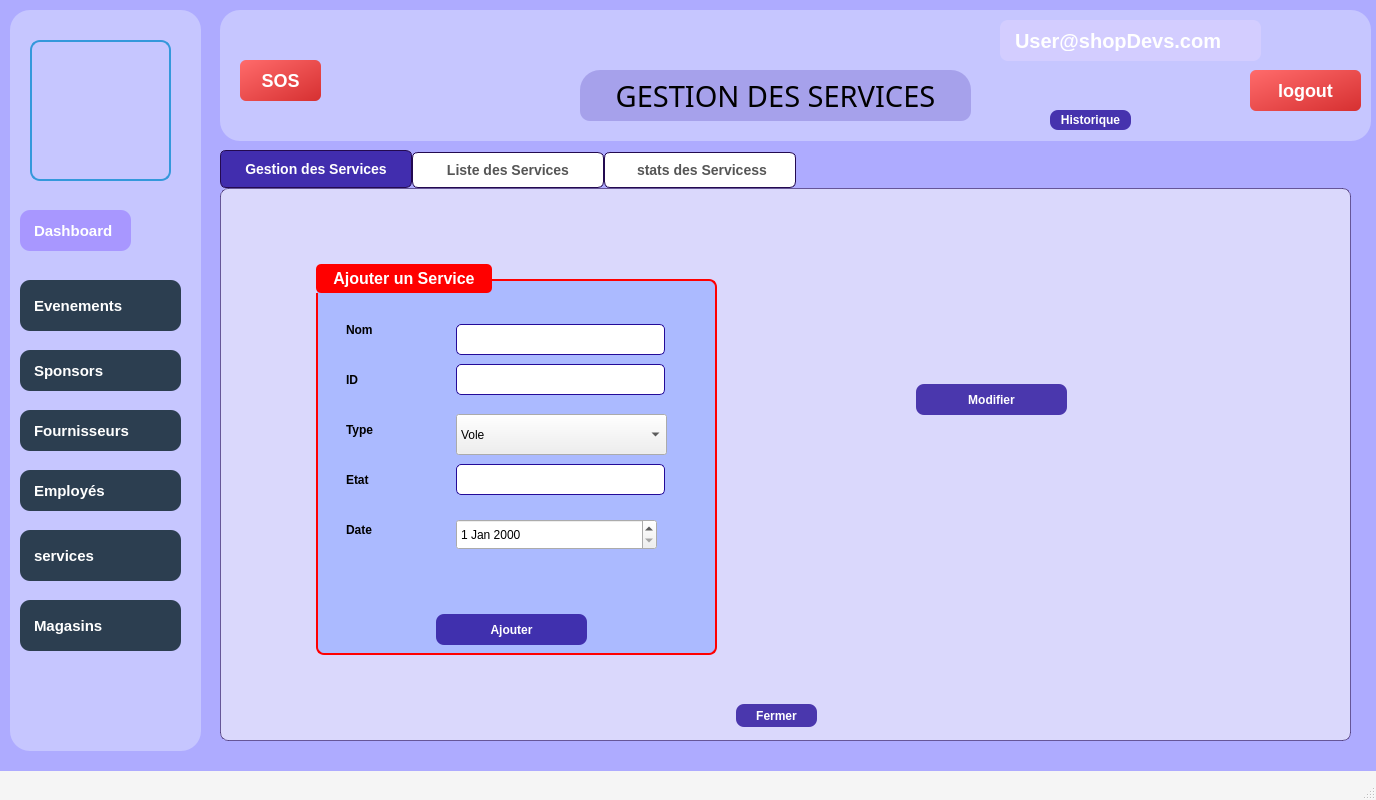
<?xml version="1.0" encoding="UTF-8"?>
<ui version="4.0">
 <class>MainApplication</class>
 <widget class="QMainWindow" name="MainApplication">
  <property name="geometry">
   <rect>
    <x>0</x>
    <y>0</y>
    <width>1376</width>
    <height>800</height>
   </rect>
  </property>
  <property name="windowTitle">
   <string>MainWindow</string>
  </property>
  <property name="styleSheet">
   <string notr="true">QMainWindow {
    background-color: #F5F5F5;  
}
</string>
  </property>
  <widget class="QWidget" name="centralwidget">
   <widget class="QTabWidget" name="tabWidget">
    <property name="geometry">
     <rect>
      <x>220</x>
      <y>150</y>
      <width>1131</width>
      <height>591</height>
     </rect>
    </property>
    <property name="styleSheet">
     <string notr="true">/* 🔹 Tab Widget Background */
QTabWidget::pane {

   border: 1px solid rgba(35, 10, 80, 150); /* Darker purple, semi-transparent */
    background: rgba(248, 249, 250, 150); /* Light neutral with transparency */
    border-radius: 8px;
    padding: 5px;
}

/* 🔹 Tab Bar (The Strip Holding Tabs) */
QTabBar::tab {
    background: white;
    border: 1px solid #230A50; /* Darker purple, thin border */
    padding: 10px 20px;
    border-radius: 6px 6px 0px 0px;
    font-size: 14px;
    font-weight: bold;
    color: #555;
    transition: all 0.3s ease-in-out;
    min-width: 150px;
}

/* 🔹 Hover Effect */
QTabBar::tab:hover {
    background: qlineargradient(spread:pad, x1:0, y1:0, x2:0, y2:1, 
        stop:0 #5A1E8B, /* Dark purple */
        stop:1 #230A50); /* Even darker purple */
    color: white;
    border-color: #230A50; /* Darker purple */
}

/* 🔹 Selected Tab */
QTabBar::tab:selected {
    background: rgba(35,10,152,200); /* Blue */
    color: white;
    border-color: #230A50; /* Darker purple */
}

/* 🔹 Unselected Tabs */
QTabBar::tab:!selected {
    margin-top: 2px;
}

/* 🔹 Close Button on Tabs (if enabled) */
QTabBar::close-button {
    image: url(:/icons/close.png);
    padding: 5px;
}

QTabBar::close-button:hover {
    image: url(:/icons/close_hover.png);
}

</string>
    </property>
    <property name="currentIndex">
     <number>0</number>
    </property>
    <widget class="QWidget" name="tab1">
     <property name="styleSheet">
      <string notr="true"/>
     </property>
     <attribute name="title">
      <string>Gestion des Services</string>
     </attribute>
     <widget class="QGroupBox" name="Sp_GroupBox_2">
      <property name="geometry">
       <rect>
        <x>90</x>
        <y>70</y>
        <width>401</width>
        <height>391</height>
       </rect>
      </property>
      <property name="styleSheet">
       <string notr="true">QGroupBox {
    background-color: rgb(171, 186, 255);
    border: 2px solid red; /* Red border */
    border-radius: 8px;
    font-size: 16px;
    font-weight: bold;
    color: white;
    padding: 10px;
    margin-top: 15px;
}

QGroupBox::title {
    subcontrol-origin: margin;
    subcontrol-position: top left;
    padding: 5px 15px;
    background-color: red; /* Red title background */
    color: white;
    border-radius: 5px;
}
</string>
      </property>
      <property name="title">
       <string>Ajouter un Service</string>
      </property>
      <widget class="QLabel" name="Sp_Label_Nom_2">
       <property name="geometry">
        <rect>
         <x>30</x>
         <y>100</y>
         <width>99</width>
         <height>31</height>
        </rect>
       </property>
       <property name="font">
        <font>
         <pointsize>9</pointsize>
         <bold>true</bold>
        </font>
       </property>
       <property name="text">
        <string>ID</string>
       </property>
      </widget>
      <widget class="QLabel" name="Sp_Label_DA_2">
       <property name="geometry">
        <rect>
         <x>30</x>
         <y>250</y>
         <width>101</width>
         <height>31</height>
        </rect>
       </property>
       <property name="font">
        <font>
         <pointsize>9</pointsize>
         <bold>true</bold>
        </font>
       </property>
       <property name="text">
        <string>Date</string>
       </property>
      </widget>
      <widget class="QLineEdit" name="Sp_Line_Nom_2">
       <property name="geometry">
        <rect>
         <x>140</x>
         <y>60</y>
         <width>209</width>
         <height>31</height>
        </rect>
       </property>
       <property name="styleSheet">
        <string notr="true">QLineEdit {
		border: 1px solid #230a98;
		border-radius: 5px;
}
QLineEdit:hover {
		border: 1px solid #7359f0;
}</string>
       </property>
      </widget>
      <widget class="QLabel" name="Sp_Label_ID_2">
       <property name="geometry">
        <rect>
         <x>30</x>
         <y>50</y>
         <width>99</width>
         <height>31</height>
        </rect>
       </property>
       <property name="font">
        <font>
         <pointsize>9</pointsize>
         <bold>true</bold>
        </font>
       </property>
       <property name="text">
        <string>Nom </string>
       </property>
      </widget>
      <widget class="QLabel" name="Sp_Label_CIN_2">
       <property name="geometry">
        <rect>
         <x>30</x>
         <y>150</y>
         <width>99</width>
         <height>31</height>
        </rect>
       </property>
       <property name="font">
        <font>
         <pointsize>9</pointsize>
         <bold>true</bold>
        </font>
       </property>
       <property name="text">
        <string>Type</string>
       </property>
      </widget>
      <widget class="QLabel" name="Sp_Label_Email_2">
       <property name="geometry">
        <rect>
         <x>30</x>
         <y>200</y>
         <width>99</width>
         <height>31</height>
        </rect>
       </property>
       <property name="font">
        <font>
         <pointsize>9</pointsize>
         <bold>true</bold>
        </font>
       </property>
       <property name="text">
        <string>Etat</string>
       </property>
      </widget>
      <widget class="QLineEdit" name="Sp_Line_Email_2">
       <property name="geometry">
        <rect>
         <x>140</x>
         <y>200</y>
         <width>209</width>
         <height>31</height>
        </rect>
       </property>
       <property name="styleSheet">
        <string notr="true">QLineEdit {
		border: 1px solid #230a98;
		border-radius: 5px;
}
QLineEdit:hover {
		border: 1px solid #7359f0;
}</string>
       </property>
      </widget>
      <widget class="QPushButton" name="Sp_Button_Ajouter">
       <property name="geometry">
        <rect>
         <x>120</x>
         <y>350</y>
         <width>151</width>
         <height>31</height>
        </rect>
       </property>
       <property name="font">
        <font>
         <bold>true</bold>
        </font>
       </property>
       <property name="styleSheet">
        <string notr="true">QPushButton {
background-color: rgba(35,10,152, 200);
border-radius: 8px;
color: white;
}
QPushButton:hover {
background-color: qlineargradient(spread:pad, x1:0, y1:0, x2:0, y2:1, stop:0 rgba(117, 201, 187, 200), stop:1 rgba(35,10,152, 200));
}</string>
       </property>
       <property name="text">
        <string>Ajouter</string>
       </property>
      </widget>
      <widget class="QComboBox" name="comboBox">
       <property name="geometry">
        <rect>
         <x>140</x>
         <y>150</y>
         <width>211</width>
         <height>41</height>
        </rect>
       </property>
       <item>
        <property name="text">
         <string>Vole</string>
        </property>
       </item>
       <item>
        <property name="text">
         <string>Nettouyage</string>
        </property>
       </item>
       <item>
        <property name="text">
         <string>Maintenance</string>
        </property>
       </item>
       <item>
        <property name="text">
         <string>Perte</string>
        </property>
       </item>
      </widget>
      <widget class="QDateEdit" name="dateEdit">
       <property name="geometry">
        <rect>
         <x>140</x>
         <y>255</y>
         <width>201</width>
         <height>31</height>
        </rect>
       </property>
      </widget>
      <widget class="QLineEdit" name="Sp_Line_ID_2">
       <property name="geometry">
        <rect>
         <x>140</x>
         <y>100</y>
         <width>209</width>
         <height>31</height>
        </rect>
       </property>
       <property name="styleSheet">
        <string notr="true">QLineEdit {
		border: 1px solid #230a98;
		border-radius: 5px;
}
QLineEdit:hover {
		border: 1px solid #7359f0;
}</string>
       </property>
       <property name="echoMode">
        <enum>QLineEdit::EchoMode::Normal</enum>
       </property>
      </widget>
     </widget>
     <widget class="QPushButton" name="Sp_Button_Fermer_2">
      <property name="geometry">
       <rect>
        <x>510</x>
        <y>510</y>
        <width>81</width>
        <height>23</height>
       </rect>
      </property>
      <property name="font">
       <font>
        <bold>true</bold>
       </font>
      </property>
      <property name="styleSheet">
       <string notr="true">QPushButton {
background-color: rgba(35,10,152, 200);
border-radius: 8px;
color: white;
}
QPushButton:hover {
background-color: qlineargradient(spread:pad, x1:0, y1:0, x2:0, y2:1, stop:0 rgba(117, 201, 187, 200), stop:1 rgba(35,10,152, 200));
}</string>
      </property>
      <property name="text">
       <string>Fermer</string>
      </property>
     </widget>
     <widget class="QLabel" name="label">
      <property name="geometry">
       <rect>
        <x>0</x>
        <y>0</y>
        <width>1131</width>
        <height>541</height>
       </rect>
      </property>
      <property name="styleSheet">
       <string notr="true">background-image: url(:/imgs/background.png);</string>
      </property>
      <property name="text">
       <string/>
      </property>
     </widget>
     <widget class="QPushButton" name="Sp_Button_Modifier_3">
      <property name="geometry">
       <rect>
        <x>690</x>
        <y>190</y>
        <width>151</width>
        <height>31</height>
       </rect>
      </property>
      <property name="font">
       <font>
        <bold>true</bold>
       </font>
      </property>
      <property name="styleSheet">
       <string notr="true">QPushButton {
background-color: rgba(35,10,152, 200);
border-radius: 8px;
color: white;
}
QPushButton:hover {
background-color: qlineargradient(spread:pad, x1:0, y1:0, x2:0, y2:1, stop:0 rgba(117, 201, 187, 200), stop:1 rgba(35,10,152, 200));
}</string>
      </property>
      <property name="text">
       <string>Modifier</string>
      </property>
     </widget>
     <zorder>label</zorder>
     <zorder>Sp_GroupBox_2</zorder>
     <zorder>Sp_Button_Fermer_2</zorder>
     <zorder>Sp_Button_Modifier_3</zorder>
    </widget>
    <widget class="QWidget" name="tab_2">
     <attribute name="title">
      <string>Liste des Services</string>
     </attribute>
     <widget class="QPushButton" name="Sp_Button_Tri_Nom">
      <property name="geometry">
       <rect>
        <x>90</x>
        <y>440</y>
        <width>81</width>
        <height>31</height>
       </rect>
      </property>
      <property name="styleSheet">
       <string notr="true">QPushButton {
background-color: rgba(35,10,152, 200);
border-radius: 8px;
color: white;
}
QPushButton:hover {
background-color: qlineargradient(spread:pad, x1:0, y1:0, x2:0, y2:1, stop:0 rgba(117, 201, 187, 200), stop:1 rgba(35,10,152, 200));
}</string>
      </property>
      <property name="text">
       <string>Type</string>
      </property>
     </widget>
     <widget class="QPushButton" name="Sp_Button_Tri_Type">
      <property name="geometry">
       <rect>
        <x>180</x>
        <y>440</y>
        <width>81</width>
        <height>31</height>
       </rect>
      </property>
      <property name="styleSheet">
       <string notr="true">QPushButton {
background-color: rgba(35,10,152, 200);
border-radius: 8px;
color: white;
}
QPushButton:hover {
background-color: qlineargradient(spread:pad, x1:0, y1:0, x2:0, y2:1, stop:0 rgba(117, 201, 187, 200), stop:1 rgba(35,10,152, 200));
}</string>
      </property>
      <property name="text">
       <string>ID</string>
      </property>
     </widget>
     <widget class="QLabel" name="Sp_Label_Recherche">
      <property name="geometry">
       <rect>
        <x>840</x>
        <y>450</y>
        <width>81</width>
        <height>31</height>
       </rect>
      </property>
      <property name="font">
       <font>
        <bold>true</bold>
       </font>
      </property>
      <property name="text">
       <string>Recherche :</string>
      </property>
     </widget>
     <widget class="QTableView" name="Sp_TableView_Res">
      <property name="geometry">
       <rect>
        <x>10</x>
        <y>80</y>
        <width>1091</width>
        <height>331</height>
       </rect>
      </property>
      <property name="styleSheet">
       <string notr="true">background-color:rgba(35,10,152, 50);</string>
      </property>
     </widget>
     <widget class="QLineEdit" name="Sp_Line_Recherche">
      <property name="geometry">
       <rect>
        <x>930</x>
        <y>450</y>
        <width>181</width>
        <height>31</height>
       </rect>
      </property>
      <property name="styleSheet">
       <string notr="true">QLineEdit {
		border: 1px solid #230a98;
		border-radius: 5px;
}
QLineEdit:hover {
		border: 1px solid #7359f0;
}</string>
      </property>
      <property name="inputMask">
       <string/>
      </property>
      <property name="placeholderText">
       <string>Par type</string>
      </property>
     </widget>
     <widget class="QLabel" name="Sp_Label_TriPar">
      <property name="geometry">
       <rect>
        <x>10</x>
        <y>440</y>
        <width>71</width>
        <height>31</height>
       </rect>
      </property>
      <property name="font">
       <font>
        <bold>true</bold>
       </font>
      </property>
      <property name="text">
       <string>Tri par :</string>
      </property>
     </widget>
     <widget class="QPushButton" name="Sp_Button_Fermer">
      <property name="geometry">
       <rect>
        <x>510</x>
        <y>510</y>
        <width>81</width>
        <height>23</height>
       </rect>
      </property>
      <property name="font">
       <font>
        <bold>true</bold>
       </font>
      </property>
      <property name="styleSheet">
       <string notr="true">QPushButton {
background-color: rgba(35,10,152, 200);
border-radius: 8px;
color: white;
}
QPushButton:hover {
background-color: qlineargradient(spread:pad, x1:0, y1:0, x2:0, y2:1, stop:0 rgba(117, 201, 187, 200), stop:1 rgba(35,10,152, 200));
}</string>
      </property>
      <property name="text">
       <string>Fermer</string>
      </property>
     </widget>
     <widget class="QLabel" name="Sp_Label_InfoAffichage">
      <property name="geometry">
       <rect>
        <x>300</x>
        <y>20</y>
        <width>511</width>
        <height>41</height>
       </rect>
      </property>
      <property name="styleSheet">
       <string notr="true">background-color: rgba(35,10,152, 0);
border: 1px solid #230a98;
border-radius: 10px;
</string>
      </property>
      <property name="text">
       <string/>
      </property>
      <property name="alignment">
       <set>Qt::AlignmentFlag::AlignCenter</set>
      </property>
     </widget>
     <widget class="QPushButton" name="Sp_Button_ExportPDF">
      <property name="geometry">
       <rect>
        <x>1020</x>
        <y>30</y>
        <width>81</width>
        <height>31</height>
       </rect>
      </property>
      <property name="styleSheet">
       <string notr="true">QPushButton {
background-color: rgba(35,10,152, 200);
border-radius: 8px;
color: white;
}
QPushButton:hover {
background-color: qlineargradient(spread:pad, x1:0, y1:0, x2:0, y2:1, stop:0 rgba(117, 201, 187, 200), stop:1 rgba(35,10,152, 200));
}</string>
      </property>
      <property name="text">
       <string>Export PDF</string>
      </property>
     </widget>
     <widget class="QLabel" name="label_2">
      <property name="geometry">
       <rect>
        <x>-10</x>
        <y>-10</y>
        <width>1151</width>
        <height>551</height>
       </rect>
      </property>
      <property name="styleSheet">
       <string notr="true">background-image: url(:/imgs/backgroundservice.png);</string>
      </property>
      <property name="text">
       <string/>
      </property>
     </widget>
     <widget class="QPushButton" name="Sp_Button_Modifier_4">
      <property name="geometry">
       <rect>
        <x>280</x>
        <y>440</y>
        <width>151</width>
        <height>31</height>
       </rect>
      </property>
      <property name="font">
       <font>
        <bold>true</bold>
       </font>
      </property>
      <property name="styleSheet">
       <string notr="true">QPushButton {
background-color: rgba(35,10,152, 200);
border-radius: 8px;
color: white;
}
QPushButton:hover {
background-color: qlineargradient(spread:pad, x1:0, y1:0, x2:0, y2:1, stop:0 rgba(117, 201, 187, 200), stop:1 rgba(35,10,152, 200));
}</string>
      </property>
      <property name="text">
       <string>Supprimer</string>
      </property>
     </widget>
     <zorder>label_2</zorder>
     <zorder>Sp_Button_Tri_Nom</zorder>
     <zorder>Sp_Button_Tri_Type</zorder>
     <zorder>Sp_Label_Recherche</zorder>
     <zorder>Sp_TableView_Res</zorder>
     <zorder>Sp_Line_Recherche</zorder>
     <zorder>Sp_Label_TriPar</zorder>
     <zorder>Sp_Button_Fermer</zorder>
     <zorder>Sp_Label_InfoAffichage</zorder>
     <zorder>Sp_Button_ExportPDF</zorder>
     <zorder>Sp_Button_Modifier_4</zorder>
    </widget>
    <widget class="QWidget" name="tab_3">
     <attribute name="title">
      <string> stats des Servicess</string>
     </attribute>
     <widget class="QPushButton" name="pushButton_7">
      <property name="geometry">
       <rect>
        <x>920</x>
        <y>450</y>
        <width>171</width>
        <height>41</height>
       </rect>
      </property>
      <property name="styleSheet">
       <string notr="true">QPushButton {
background-color: rgba(35,10,152, 200);
border-radius: 8px;
color: white;
}
QPushButton:hover {
background-color: qlineargradient(spread:pad, x1:0, y1:0, x2:0, y2:1, stop:0 rgba(117, 201, 187, 200), stop:1 rgba(35,10,152, 200));
}</string>
      </property>
      <property name="text">
       <string>Exporter en PDF</string>
      </property>
     </widget>
     <widget class="QLabel" name="Sp_Label_Stats">
      <property name="geometry">
       <rect>
        <x>280</x>
        <y>50</y>
        <width>570</width>
        <height>431</height>
       </rect>
      </property>
      <property name="text">
       <string/>
      </property>
     </widget>
     <widget class="QPushButton" name="Sp_Button_Fermer_4">
      <property name="geometry">
       <rect>
        <x>510</x>
        <y>510</y>
        <width>81</width>
        <height>23</height>
       </rect>
      </property>
      <property name="font">
       <font>
        <bold>true</bold>
       </font>
      </property>
      <property name="styleSheet">
       <string notr="true">QPushButton {
background-color: rgba(35,10,152, 200);
border-radius: 8px;
color: white;
}
QPushButton:hover {
background-color: qlineargradient(spread:pad, x1:0, y1:0, x2:0, y2:1, stop:0 rgba(117, 201, 187, 200), stop:1 rgba(35,10,152, 200));
}</string>
      </property>
      <property name="text">
       <string>Fermer</string>
      </property>
     </widget>
     <widget class="QLabel" name="label_4">
      <property name="geometry">
       <rect>
        <x>-20</x>
        <y>-10</y>
        <width>1131</width>
        <height>541</height>
       </rect>
      </property>
      <property name="styleSheet">
       <string notr="true">background-image: url(:/imgs/backgroundservice.png);</string>
      </property>
      <property name="text">
       <string/>
      </property>
     </widget>
     <zorder>label_4</zorder>
     <zorder>pushButton_7</zorder>
     <zorder>Sp_Label_Stats</zorder>
     <zorder>Sp_Button_Fermer_4</zorder>
    </widget>
   </widget>
   <widget class="QLabel" name="Bg_imzge">
    <property name="enabled">
     <bool>true</bool>
    </property>
    <property name="geometry">
     <rect>
      <x>0</x>
      <y>0</y>
      <width>1381</width>
      <height>771</height>
     </rect>
    </property>
    <property name="minimumSize">
     <size>
      <width>1201</width>
      <height>0</height>
     </size>
    </property>
    <property name="styleSheet">
     <string notr="true">QLabel {
    color: red; /* Text color */
    background-color: rgb(174, 171, 255) /* Background color */
}
</string>
    </property>
    <property name="text">
     <string/>
    </property>
   </widget>
   <widget class="QFrame" name="frame">
    <property name="geometry">
     <rect>
      <x>10</x>
      <y>10</y>
      <width>191</width>
      <height>741</height>
     </rect>
    </property>
    <property name="styleSheet">
     <string notr="true">background-color: rgb(198, 198, 255);
border-radius : 20px</string>
    </property>
    <property name="frameShape">
     <enum>QFrame::Shape::StyledPanel</enum>
    </property>
    <property name="frameShadow">
     <enum>QFrame::Shadow::Raised</enum>
    </property>
    <widget class="QLabel" name="label_5">
     <property name="geometry">
      <rect>
       <x>20</x>
       <y>30</y>
       <width>141</width>
       <height>141</height>
      </rect>
     </property>
     <property name="styleSheet">
      <string notr="true">
QLabel {
    background-color: transparent; /* Makes background transparent */
    border: 2px solid #3498db; /* Adds a blue border */
    border-radius: 10px; /* Rounds the corners */
    padding: 5px; /* Adds space inside the label */image : url(:/imgs/logo.png)
}
</string>
     </property>
     <property name="text">
      <string/>
     </property>
    </widget>
    <widget class="QLabel" name="label_9">
     <property name="geometry">
      <rect>
       <x>10</x>
       <y>200</y>
       <width>111</width>
       <height>41</height>
      </rect>
     </property>
     <property name="styleSheet">
      <string notr="true">QLabel {
    color: white;
    background-color: rgb(168, 151, 255); /* Dark blue */
    font-size: 15px;
    font-weight: bold;
    padding: 10px;
    border-radius: 10px;
    text-align: center;
    text-shadow: 2px 2px 5px rgba(0, 0, 0, 0.5); /* Adds a shadow effect */
}

</string>
     </property>
     <property name="text">
      <string>Dashboard</string>
     </property>
    </widget>
    <widget class="QLabel" name="label_10">
     <property name="geometry">
      <rect>
       <x>10</x>
       <y>460</y>
       <width>161</width>
       <height>41</height>
      </rect>
     </property>
     <property name="styleSheet">
      <string notr="true">QLabel {
    color: white;
    background-color: #2c3e50; /* Dark blue */
    font-size: 15px;
    font-weight: bold;
    padding: 10px;
    border-radius: 10px;
    text-align: center;
    text-shadow: 2px 2px 5px rgba(0, 0, 0, 0.5); /* Adds a shadow effect */
}

</string>
     </property>
     <property name="text">
      <string>Employés</string>
     </property>
    </widget>
    <widget class="QLabel" name="label_11">
     <property name="geometry">
      <rect>
       <x>10</x>
       <y>340</y>
       <width>161</width>
       <height>41</height>
      </rect>
     </property>
     <property name="styleSheet">
      <string notr="true">QLabel {
    color: white;
    background-color: #2c3e50; /* Dark blue */
    font-size: 15px;
    font-weight: bold;
    padding: 10px;
    border-radius: 10px;
    text-align: center;
    text-shadow: 2px 2px 5px rgba(0, 0, 0, 0.5); /* Adds a shadow effect */
}

</string>
     </property>
     <property name="text">
      <string>Sponsors</string>
     </property>
    </widget>
    <widget class="QLabel" name="label_12">
     <property name="geometry">
      <rect>
       <x>10</x>
       <y>400</y>
       <width>161</width>
       <height>41</height>
      </rect>
     </property>
     <property name="styleSheet">
      <string notr="true">QLabel {
    color: white;
    background-color: #2c3e50; /* Dark blue */
    font-size: 15px;
    font-weight: bold;
    padding: 10px;
    border-radius: 10px;
    text-align: center;
    text-shadow: 2px 2px 5px rgba(0, 0, 0, 0.5); /* Adds a shadow effect */
}

</string>
     </property>
     <property name="text">
      <string>Fournisseurs</string>
     </property>
    </widget>
    <widget class="QLabel" name="label_13">
     <property name="geometry">
      <rect>
       <x>10</x>
       <y>520</y>
       <width>161</width>
       <height>51</height>
      </rect>
     </property>
     <property name="styleSheet">
      <string notr="true">QLabel {
    color: white;
    background-color: #2c3e50; /* Dark blue */
    font-size: 15px;
    font-weight: bold;
    padding: 10px;
    border-radius: 10px;
    text-align: center;
    text-shadow: 2px 2px 5px rgba(0, 0, 0, 0.5); /* Adds a shadow effect */
}

</string>
     </property>
     <property name="text">
      <string>services</string>
     </property>
    </widget>
    <widget class="QLabel" name="label_14">
     <property name="geometry">
      <rect>
       <x>10</x>
       <y>590</y>
       <width>161</width>
       <height>51</height>
      </rect>
     </property>
     <property name="styleSheet">
      <string notr="true">QLabel {
    color: white;
    background-color: #2c3e50; /* Dark blue */
    font-size: 15px;
    font-weight: bold;
    padding: 10px;
    border-radius: 10px;
    text-align: center;
    text-shadow: 2px 2px 5px rgba(0, 0, 0, 0.5); /* Adds a shadow effect */
}

</string>
     </property>
     <property name="text">
      <string>Magasins</string>
     </property>
    </widget>
    <widget class="QLabel" name="label_15">
     <property name="geometry">
      <rect>
       <x>10</x>
       <y>270</y>
       <width>161</width>
       <height>51</height>
      </rect>
     </property>
     <property name="styleSheet">
      <string notr="true">QLabel {
    color: white;
    background-color: #2c3e50; /* Dark blue */
    font-size: 15px;
    font-weight: bold;
    padding: 10px;
    border-radius: 10px;
    text-align: center;
    text-shadow: 2px 2px 5px rgba(0, 0, 0, 0.5); /* Adds a shadow effect */
}

</string>
     </property>
     <property name="text">
      <string>Evenements</string>
     </property>
    </widget>
   </widget>
   <widget class="QFrame" name="frame_2">
    <property name="geometry">
     <rect>
      <x>220</x>
      <y>10</y>
      <width>1151</width>
      <height>131</height>
     </rect>
    </property>
    <property name="styleSheet">
     <string notr="true">background-color: rgb(198, 198, 255);
border-radius: 20px;</string>
    </property>
    <property name="frameShape">
     <enum>QFrame::Shape::StyledPanel</enum>
    </property>
    <property name="frameShadow">
     <enum>QFrame::Shadow::Raised</enum>
    </property>
    <widget class="QLabel" name="label_6">
     <property name="geometry">
      <rect>
       <x>780</x>
       <y>10</y>
       <width>261</width>
       <height>41</height>
      </rect>
     </property>
     <property name="styleSheet">
      <string notr="true">QLabel {
    color: white; /* Text color */
    background-color: rgb(211, 205, 255); /* Blue background */
    font-size: 20px; /* Text size */
    font-weight: bold; /* Bold text */
    padding: 10px; /* Space inside the label */
    border-radius: 8px; /* Rounded corners */
    text-align: center; /* Centers text */
}
</string>
     </property>
     <property name="text">
      <string>User@shopDevs.com</string>
     </property>
    </widget>
    <widget class="QLabel" name="Sp_Label_Titre">
     <property name="geometry">
      <rect>
       <x>360</x>
       <y>60</y>
       <width>391</width>
       <height>51</height>
      </rect>
     </property>
     <property name="font">
      <font>
       <family>Trebuchet MS</family>
       <pointsize>22</pointsize>
      </font>
     </property>
     <property name="styleSheet">
      <string notr="true">background-color: rgba(35,10,152,50);
border-bottom-left-radius: 10px;
border-bottom-right-radius: 10px;</string>
     </property>
     <property name="text">
      <string>GESTION DES SERVICES</string>
     </property>
     <property name="alignment">
      <set>Qt::AlignmentFlag::AlignCenter</set>
     </property>
    </widget>
    <widget class="QLabel" name="label_8">
     <property name="geometry">
      <rect>
       <x>1070</x>
       <y>10</y>
       <width>41</width>
       <height>41</height>
      </rect>
     </property>
     <property name="styleSheet">
      <string notr="true">image :url(:/imgs/userr.jpg)</string>
     </property>
     <property name="text">
      <string/>
     </property>
    </widget>
    <widget class="QPushButton" name="pushButton">
     <property name="geometry">
      <rect>
       <x>1030</x>
       <y>60</y>
       <width>111</width>
       <height>41</height>
      </rect>
     </property>
     <property name="styleSheet">
      <string notr="true">QPushButton {
    background: qlineargradient(x1:0, y1:0, x2:1, y2:1, stop:0 #ff6b6b, stop:1 #d63031);
    color: white;
    font-size: 18px;
    font-weight: bold;
    padding: 10px 20px;
    border-radius: 6px;
    border: none;
}

QPushButton:hover {
    background: qlineargradient(x1:0, y1:0, x2:1, y2:1, stop:0 #ff5252, stop:1 #b71c1c);
}

QPushButton:pressed {
    background: #b71c1c;
}
</string>
     </property>
     <property name="text">
      <string>logout</string>
     </property>
    </widget>
    <widget class="QPushButton" name="Sp_Button_Modifier_2">
     <property name="geometry">
      <rect>
       <x>830</x>
       <y>100</y>
       <width>81</width>
       <height>20</height>
      </rect>
     </property>
     <property name="font">
      <font>
       <bold>true</bold>
      </font>
     </property>
     <property name="styleSheet">
      <string notr="true">QPushButton {
background-color: rgba(35,10,152, 200);
border-radius: 8px;
color: white;
}
QPushButton:hover {
background-color: qlineargradient(spread:pad, x1:0, y1:0, x2:0, y2:1, stop:0 rgba(117, 201, 187, 200), stop:1 rgba(35,10,152, 200));
}</string>
     </property>
     <property name="text">
      <string>Historique</string>
     </property>
    </widget>
    <widget class="QPushButton" name="pushButton_2">
     <property name="geometry">
      <rect>
       <x>20</x>
       <y>50</y>
       <width>81</width>
       <height>41</height>
      </rect>
     </property>
     <property name="styleSheet">
      <string notr="true">QPushButton {
    background: qlineargradient(x1:0, y1:0, x2:1, y2:1, stop:0 #ff6b6b, stop:1 #d63031);
    color: white;
    font-size: 18px;
    font-weight: bold;
    padding: 10px 20px;
    border-radius: 6px;
    border: none;
}

QPushButton:hover {
    background: qlineargradient(x1:0, y1:0, x2:1, y2:1, stop:0 #ff5252, stop:1 #b71c1c);
}

QPushButton:pressed {
    background: #b71c1c;
}
</string>
     </property>
     <property name="text">
      <string>SOS</string>
     </property>
    </widget>
   </widget>
   <zorder>Bg_imzge</zorder>
   <zorder>tabWidget</zorder>
   <zorder>frame</zorder>
   <zorder>frame_2</zorder>
  </widget>
  <widget class="QMenuBar" name="menubar">
   <property name="geometry">
    <rect>
     <x>0</x>
     <y>0</y>
     <width>1376</width>
     <height>22</height>
    </rect>
   </property>
  </widget>
  <widget class="QStatusBar" name="statusbar"/>
 </widget>
 <resources/>
 <connections/>
</ui>
